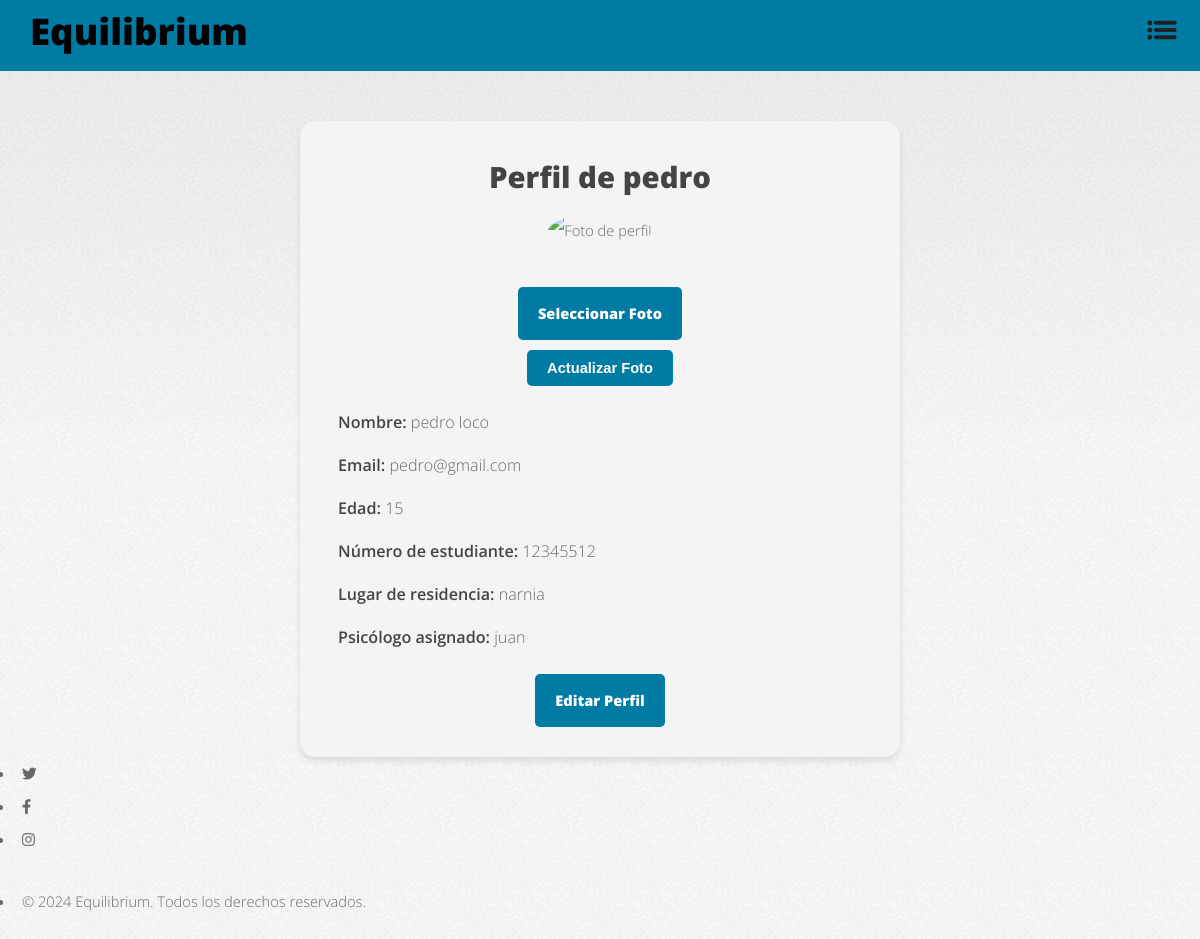
Screenshot of /profile/4/ (signed in) with the database file from the repository.
### main/models.py (models this page shows, shortened)
class Student(models.Model):
    user = models.OneToOneField(User, on_delete=models.CASCADE, related_name='student_profile')
    name = models.CharField(max_length=100)
    age = models.IntegerField()
    email = models.EmailField(unique=True)
    student_number = models.CharField(max_length=20, unique=True)
    location = models.CharField(max_length=100)
    profile_photo = models.ImageField(upload_to='profile_photos/', null=True, blank=True)
    psychologist = models.ForeignKey(
        Psychologist,
        on_delete=models.SET_NULL,
        null=True,
        blank=True,
        related_name='assigned_students'
    )

class Psychologist(models.Model):
    user = models.OneToOneField(User, on_delete=models.CASCADE, related_name='psychologist_profile')
    name = models.CharField(max_length=100)
    age = models.IntegerField()
    email = models.EmailField(unique=True)
    specialty = models.CharField(max_length=100)
    phone_number = models.CharField(max_length=15)
    profile_photo = models.ImageField(upload_to='profile_photos/', null=True, blank=True)
    cover_photo = models.ImageField(upload_to='cover_photos/', null=True, blank=True)

### main/views.py (the view)
# urls.py: path('profile/', views.profile, name='profile'),
@login_required
def profile(request, user_id=None):
    user = get_object_or_404(User, id=user_id) if user_id else request.user
    profile_data = (
        user.student_profile if hasattr(user, 'student_profile') else
        user.psychologist_profile if hasattr(user, 'psychologist_profile') else
        None
    )
    if not profile_data:  # Si no hay perfil asociado, redirigir al inicio
        messages.error(request, "Perfil no encontrado.")
        return redirect('home')
    if request.method == 'POST':
        profile_form = ProfilePhotoForm(request.POST, request.FILES, instance=profile_data)
        if profile_form.is_valid():
            profile_form.save()
            messages.success(request, 'Foto de perfil actualizada correctamente.')
            return redirect('profile', user_id=user.id)
        else:
            messages.error(request, 'Ocurrió un error al actualizar la foto.')
    else:
        profile_form = ProfilePhotoForm(instance=profile_data)
    return render(request, 'profile.html', {
        'profile_data': profile_data,
        'profile_form': profile_form,
        'is_student': hasattr(user, 'student_profile'),
    })

### main/templates/profile.html (shortened to what this page needs)
<!DOCTYPE html>
<html lang="es">
<head>
    {% load static %}
    <link rel="stylesheet" href="{% static 'css/fontawesome-all.min.css' %}">
    <link rel="stylesheet" href="{% static 'css/main.css' %}">
</head>
<body class="is-preload">
    <div id="page-wrapper">
        <div class="blue-bar">
            <h1 id="logo"><a href="{% url 'home' %}">Equilibrium</a></h1>
            <nav id="nav">
                <ul>
                    <li class="dropdown">
                        <a href="javascript:void(0)" class="dropbtn">
                            <img src="{% static 'img/menu-icon.png' %}" alt="Menú" class="menu-icon">
                        </a>
                    </li>
                </ul>
            </nav>
        </div>
        <section id="main" class="container">
            <div class="profile-container">
                <h1>Perfil de {{ profile_data.user.username }}</h1>
                {% if profile_data.profile_photo %}
                    <img src="{{ profile_data.profile_photo.url }}" alt="Foto de perfil" class="profile-photo">
                {% else %}
                    <img src="{% static 'img/default-profile.png' %}" alt="Foto de perfil" class="profile-photo">
                {% endif %}
                <form method="POST" enctype="multipart/form-data">
                    <div class="custom-file-input">
                        <label for="id_profile_photo" class="custom-file-label">Seleccionar Foto</label>
                    </div>
                    <button type="submit" class="button">Actualizar Foto</button>
                </form>
                <ul>
                    <li><strong>Nombre:</strong> {{ profile_data.name }}</li>
                    <li><strong>Email:</strong> {{ profile_data.user.email }}</li>
                    <li><strong>Edad:</strong> {{ profile_data.age }}</li>
                    {% if is_student %}
                        <li><strong>Número de estudiante:</strong> {{ profile_data.student_number }}</li>
                        <li><strong>Lugar de residencia:</strong> {{ profile_data.location }}</li>
                        <li><strong>Psicólogo asignado:</strong>
                            {% if profile_data.psychologist %}
                                {{ profile_data.psychologist.name }}
                            {% else %}
                                No asignado
                            {% endif %}
                        </li>
                    {% else %}
                        <li><strong>Especialidad:</strong> {{ profile_data.specialty }}</li>
                        <li><strong>Teléfono:</strong> {{ profile_data.phone_number }}</li>
                    {% endif %}
                </ul>
                <a href="{% url 'edit_profile' %}" class="button">Editar Perfil</a>
            </div>
        </section>
        <footer id="footer">
            <ul class="icons">
                <li><a href="#" class="icon brands fa-twitter"><span class="label">Twitter</span></a></li>
                <li><a href="#" class="icon brands fa-facebook-f"><span class="label">Facebook</span></a></li>
                <li><a href="#" class="icon brands fa-instagram"><span class="label">Instagram</span></a></li>
            </ul>
            <ul class="copyright">
                <li>&copy; 2024 Equilibrium. Todos los derechos reservados.</li>
            </ul>
        </footer>
    </div>
</body>
</html>

### main/templates/profile.html (style rules this page uses)
.blue-bar { background-color: #007ba3; display: flex; justify-content: space-between; align-items: center; padding: 15px 30px; }
#logo a { font-size: 2.5em; color: rgb(0, 0, 0); text-decoration: none; }
.menu-icon { width: 50px; height: auto; vertical-align: middle; margin-left: 20px; }
.profile-container { max-width: 600px; margin: 50px auto; text-align: center; background: #f4f4f4; padding: 30px; border-radius: 15px; box-shadow: 0 4px 6px rgba(0, 0, 0, 0.1); }
.profile-photo { border-radius: 50%; width: 150px; height: 150px; object-fit: cover; margin-bottom: 20px; }
.profile-container h1 { font-size: 2em; margin: 10px 0 20px; }
.profile-container ul { list-style: none; padding: 0; margin: 20px 0; text-align: left; }
.profile-container ul li { font-size: 1.1em; margin: 10px 0; }
.profile-container form { margin: 20px 0; }
.button { background-color: #007ba3; color: white; padding: 10px 20px; border: none; border-radius: 5px; font-size: 1em; cursor: pointer; text-decoration: none; }
.custom-file-label { padding: 10px 20px; background-color: #007ba3; color: white; border-radius: 5px; font-size: 1em; cursor: pointer; display: inline-block; text-align: center; text-decoration: none; margin-bottom: 10px; }

### rows the page displays
Student: user.username "pedro", name "pedro loco", user.email "pedro@gmail.com", age "15", student_number "12345512", location "narnia", psychologist.name "juan"
